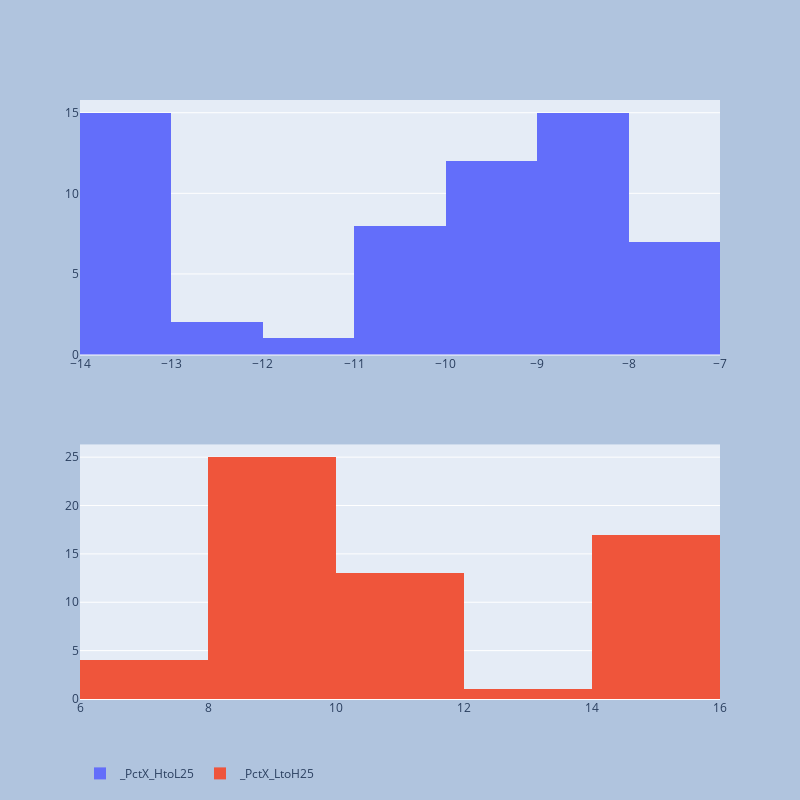

Source (notebook cell):
### Code cell
colsToDist_2=[  x for  x  in list_cols if x.startswith('_PctX') ]
print(colsToDist_2)
fig=plot_mutiple_histrogram(df,colsToDist_2,len(colsToDist_2))
pio.write_image(fig, f"{report_path}\\{symbol}_HL_PccDist.png")
fig

### Figure 1 — Plotly figure (JSON) as saved in the notebook; plotly's stock layout.template omitted (floating-point values rounded to 4 significant figures)
{"data": [{"name": "_PctX_HtoL25", "type": "histogram", "x": [-9.06, -9.06, -9.06, -9.06, -9.06, -9.06, -9.06, -9.21, -10.27, -10.27, -10.61, -11.8, -12.54, -12.84, -13.16, -13.38, -13.38, -13.52, -13.09, -13.09, -13.09, -13.09, -13.09, -13.09, -13.09, -13.09, -13.24, -13.24, -13.24, -9.64, -9.64, -8.6, -8.23, -8.23, -7.17, -7.37, -7.37, -7.37, -8.34, -8.34, -8.34, -8.34, -8.34, -8.34, -8.34, -8.34, -8.34, -9.66, -10.53, -10.53, -10.53, -10.26, -10.26, -8.31, -8.31, -8.62, -9.2, -7.81, -7.81, -7.81], "xaxis": "x", "yaxis": "y"}, {"name": "_PctX_LtoH25", "type": "histogram", "x": [9.97, 9.97, 9.97, 9.97, 9.97, 9.97, 9.97, 10.15, 11.45, 11.45, 11.87, 13.38, 14.34, 14.73, 15.15, 15.45, 15.45, 15.63, 15.06, 15.06, 15.06, 15.06, 15.06, 15.06, 15.06, 15.06, 15.26, 15.26, 15.26, 10.67, 10.67, 9.41, 8.97, 8.97, 7.72, 7.95, 7.95, 7.95, 9.1, 9.1, 9.1, 9.1, 9.1, 9.1, 9.1, 9.1, 9.1, 10.69, 11.77, 11.77, 11.77, 11.43, 11.43, 9.06, 9.06, 9.44, 10.13, 8.47, 8.47, 8.47], "xaxis": "x2", "yaxis": "y2"}], "layout": {"autosize": true, "height": 800, "legend": {"orientation": "h"}, "paper_bgcolor": "LightSteelBlue", "width": 800, "xaxis": {"anchor": "y", "autorange": true, "domain": [0, 1], "range": [-14, -7], "type": "linear"}, "xaxis2": {"anchor": "y2", "autorange": true, "domain": [0, 1], "range": [6, 16], "type": "linear"}, "yaxis": {"anchor": "x", "autorange": true, "domain": [0.575, 1], "range": [0, 15.79]}, "yaxis2": {"anchor": "x2", "autorange": true, "domain": [0, 0.425], "range": [0, 26.32]}}}
